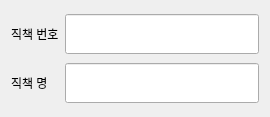
<?xml version="1.0" encoding="UTF-8"?>
<ui version="4.0">
 <class>title_form</class>
 <widget class="QWidget" name="title_form">
  <property name="geometry">
   <rect>
    <x>0</x>
    <y>0</y>
    <width>270</width>
    <height>117</height>
   </rect>
  </property>
  <property name="windowTitle">
   <string>Form</string>
  </property>
  <layout class="QGridLayout" name="gridLayout">
   <item row="0" column="0">
    <widget class="QLabel" name="lbl_no">
     <property name="minimumSize">
      <size>
       <width>0</width>
       <height>40</height>
      </size>
     </property>
     <property name="text">
      <string>직책 번호</string>
     </property>
    </widget>
   </item>
   <item row="0" column="1">
    <widget class="QLineEdit" name="le_no">
     <property name="minimumSize">
      <size>
       <width>0</width>
       <height>40</height>
      </size>
     </property>
    </widget>
   </item>
   <item row="1" column="0">
    <widget class="QLabel" name="lbl_name">
     <property name="minimumSize">
      <size>
       <width>0</width>
       <height>40</height>
      </size>
     </property>
     <property name="text">
      <string>직책 명</string>
     </property>
    </widget>
   </item>
   <item row="1" column="1">
    <widget class="QLineEdit" name="le_name">
     <property name="minimumSize">
      <size>
       <width>0</width>
       <height>40</height>
      </size>
     </property>
    </widget>
   </item>
  </layout>
 </widget>
 <resources/>
 <connections/>
</ui>
